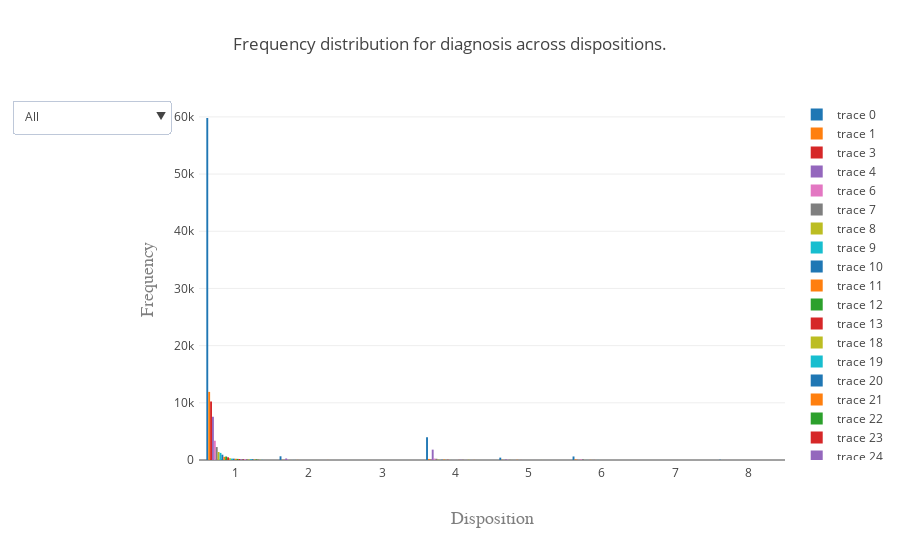

Write notebook code for a chart like this one.
### Markdown cell above
<b> Use the dropdown to select a diagnosis </b>

### Code cell
# Plot the dashboard
py.offline.iplot(fig, filename='update_dropdown')

### Figure 1 — Plotly figure (JSON) as saved in the notebook; plotly's stock layout.template omitted (floating-point values rounded to 4 significant figures)
{"data": [{"type": "bar", "x": [1, 2, 4, 5, 6, 8], "y": [59807, 651, 3979, 415, 619, 28]}, {"type": "bar", "x": [1, 2, 4, 5, 6], "y": [11910, 41, 185, 48, 123]}, {"type": "bar", "x": [], "y": []}, {"type": "bar", "x": [1, 2, 4, 5, 6], "y": [10248, 11, 43, 3, 21]}, {"type": "bar", "x": [1, 2, 4, 5, 6, 8], "y": [7561, 267, 1811, 88, 6, 2]}, {"type": "bar", "x": [], "y": []}, {"type": "bar", "x": [1, 2, 4, 5, 6, 8], "y": [3372, 39, 245, 31, 107, 13]}, {"type": "bar", "x": [1, 2, 4, 5, 6], "y": [2265, 15, 220, 32, 123]}, {"type": "bar", "x": [1, 2, 4, 5, 6], "y": [1399, 4, 70, 15, 7]}, {"type": "bar", "x": [1, 2, 4, 5, 6], "y": [1241, 8, 10, 1, 10]}, {"type": "bar", "x": [1, 2, 4, 5, 6], "y": [928, 8, 43, 6, 3]}, {"type": "bar", "x": [1, 2, 4, 5, 6, 8], "y": [554, 18, 88, 39, 24, 1]}, {"type": "bar", "x": [1, 4, 5, 6], "y": [612, 15, 2, 7]}, {"type": "bar", "x": [1, 2, 4, 5, 6], "y": [472, 1, 42, 7, 12]}, {"type": "bar", "x": [], "y": []}, {"type": "bar", "x": [], "y": []}, {"type": "bar", "x": [], "y": []}, {"type": "bar", "x": [], "y": []}, {"type": "bar", "x": [1, 2, 4, 5, 6], "y": [318, 4, 12, 1, 2]}, {"type": "bar", "x": [1, 2, 4, 5, 6], "y": [248, 3, 8, 2, 10]}, {"type": "bar", "x": [1, 2, 4, 5, 6], "y": [242, 2, 2, 1, 4]}, {"type": "bar", "x": [1, 2, 4, 6], "y": [217, 1, 1, 4]}, {"type": "bar", "x": [1, 4, 5, 6], "y": [195, 3, 1, 2]}, {"type": "bar", "x": [1, 2, 4], "y": [179, 2, 17]}, {"type": "bar", "x": [1, 4, 5], "y": [129, 59, 7]}, {"type": "bar", "x": [1, 2, 4, 6], "y": [159, 3, 28, 1]}, {"type": "bar", "x": [1, 2, 4, 5, 6, 8], "y": [147, 3, 13, 3, 3, 1]}, {"type": "bar", "x": [1, 2, 4, 6], "y": [153, 1, 5, 1]}, {"type": "bar", "x": [1, 2, 4, 5, 6], "y": [103, 1, 40, 9, 1]}, {"type": "bar", "x": [1, 4, 5, 6], "y": [142, 3, 1, 5]}, {"type": "bar", "x": [1, 2], "y": [146, 3]}, {"type": "bar", "x": [1, 2, 4, 5, 6], "y": [88, 12, 20, 3, 2]}, {"type": "bar", "x": [1, 4, 6], "y": [108, 1, 3]}, {"type": "bar", "x": [], "y": []}, {"type": "bar", "x": [], "y": []}, {"type": "bar", "x": [1, 2, 4, 5], "y": [58, 4, 1, 1]}, {"type": "bar", "x": [], "y": []}, {"type": "bar", "x": [], "y": []}, {"type": "bar", "x": [1, 4], "y": [29, 3]}, {"type": "bar", "x": [1], "y": [25]}, {"type": "bar", "x": [1, 4], "y": [17, 2]}], "layout": {"margin": {"b": 100, "l": 50, "pad": 4, "r": 50, "t": 100}, "showlegend": true, "title": "Frequency distribution for diagnosis across dispositions.", "updatemenus": [{"active": 0, "buttons": [{"args": [{"visible": [true, false, false, false, false, false, false, false, false, false, false, false, false, false, false, false, false, false, false, false, false, false, false, false, false, false, false, false, false, false, false, false, false, false, false, false, false, false, false, false, false]}, {"title": "Distribution of all diagnosis across dispositions"}], "label": "All", "method": "update"}, {"args": [{"visible": [false, true, false, false, false, false, false, false, false, false, false, false, false, false, false, false, false, false, false, false, false, false, false, false, false, false, false, false, false, false, false, false, false, false, false, false, false, false, false, false, false]}, {"title": "Distribution of Laceration across dispositions"}], "label": "Laceration", "method": "update"}, {"args": [{"visible": [false, false, true, false, false, false, false, false, false, false, false, false, false, false, false, false, false, false, false, false, false, false, false, false, false, false, false, false, false, false, false, false, false, false, false, false, false, false, false, false, false]}, {"title": "Distribution of Contusions, Abrasion across dispositions"}], "label": "Contusions, Abrasion", "method": "update"}, {"args": [{"visible": [false, false, false, true, false, false, false, false, false, false, false, false, false, false, false, false, false, false, false, false, false, false, false, false, false, false, false, false, false, false, false, false, false, false, false, false, false, false, false, false, false]}, {"title": "Distribution of Strain or Sprain across dispositions"}], "label": "Strain or Sprain", "method": "update"}, {"args": [{"visible": [false, false, false, false, true, false, false, false, false, false, false, false, false, false, false, false, false, false, false, false, false, false, false, false, false, false, false, false, false, false, false, false, false, false, false, false, false, false, false, false, false]}, {"title": "Distribution of Fracture across dispositions"}], "label": "Fracture", "method": "update"}, {"args": [{"visible": [false, false, false, false, false, true, false, false, false, false, false, false, false, false, false, false, false, false, false, false, false, false, false, false, false, false, false, false, false, false, false, false, false, false, false, false, false, false, false, false, false]}, {"title": "Distribution of Internal organ injur across dispositions"}], "label": "Internal organ injur", "method": "update"}, {"args": [{"visible": [false, false, false, false, false, false, true, false, false, false, false, false, false, false, false, false, false, false, false, false, false, false, false, false, false, false, false, false, false, false, false, false, false, false, false, false, false, false, false, false, false]}, {"title": "Distribution of Other/Not Stated across dispositions"}], "label": "Other/Not Stated", "method": "update"}, {"args": [{"visible": [false, false, false, false, false, false, false, true, false, false, false, false, false, false, false, false, false, false, false, false, false, false, false, false, false, false, false, false, false, false, false, false, false, false, false, false, false, false, false, false, false]}, {"title": "Distribution of PAIN across dispositions"}], "label": "PAIN", "method": "update"}, {"args": [{"visible": [false, false, false, false, false, false, false, false, true, false, false, false, false, false, false, false, false, false, false, false, false, false, false, false, false, false, false, false, false, false, false, false, false, false, false, false, false, false, false, false, false]}, {"title": "Distribution of Concussions across dispositions"}], "label": "Concussions", "method": "update"}, {"args": [{"visible": [false, false, false, false, false, false, false, false, false, true, false, false, false, false, false, false, false, false, false, false, false, false, false, false, false, false, false, false, false, false, false, false, false, false, false, false, false, false, false, false, false]}, {"title": "Distribution of Foreign body across dispositions"}], "label": "Foreign body", "method": "update"}, {"args": [{"visible": [false, false, false, false, false, false, false, false, false, false, true, false, false, false, false, false, false, false, false, false, false, false, false, false, false, false, false, false, false, false, false, false, false, false, false, false, false, false, false, false, false]}, {"title": "Distribution of Dislocation across dispositions"}], "label": "Dislocation", "method": "update"}, {"args": [{"visible": [false, false, false, false, false, false, false, false, false, false, false, true, false, false, false, false, false, false, false, false, false, false, false, false, false, false, false, false, false, false, false, false, false, false, false, false, false, false, false, false, false]}, {"title": "Distribution of Poisoning across dispositions"}], "label": "Poisoning", "method": "update"}, {"args": [{"visible": [false, false, false, false, false, false, false, false, false, false, false, false, true, false, false, false, false, false, false, false, false, false, false, false, false, false, false, false, false, false, false, false, false, false, false, false, false, false, false, false, false]}, {"title": "Distribution of Puncture across dispositions"}], "label": "Puncture", "method": "update"}, {"args": [{"visible": [false, false, false, false, false, false, false, false, false, false, false, false, false, true, false, false, false, false, false, false, false, false, false, false, false, false, false, false, false, false, false, false, false, false, false, false, false, false, false, false, false]}, {"title": "Distribution of Hematoma across dispositions"}], "label": "Hematoma", "method": "update"}, {"args": [{"visible": [false, false, false, false, false, false, false, false, false, false, false, false, false, false, true, false, false, false, false, false, false, false, false, false, false, false, false, false, false, false, false, false, false, false, false, false, false, false, false, false, false]}, {"title": "Distribution of Burns, thermal (from across dispositions"}], "label": "Burns, thermal (from", "method": "update"}, {"args": [{"visible": [false, false, false, false, false, false, false, false, false, false, false, false, false, false, false, true, false, false, false, false, false, false, false, false, false, false, false, false, false, false, false, false, false, false, false, false, false, false, false, false, false]}, {"title": "Distribution of Ingested foreign obj across dispositions"}], "label": "Ingested foreign obj", "method": "update"}, {"args": [{"visible": [false, false, false, false, false, false, false, false, false, false, false, false, false, false, false, false, true, false, false, false, false, false, false, false, false, false, false, false, false, false, false, false, false, false, false, false, false, false, false, false, false]}, {"title": "Distribution of Dermatitis, Conjunct across dispositions"}], "label": "Dermatitis, Conjunct", "method": "update"}, {"args": [{"visible": [false, false, false, false, false, false, false, false, false, false, false, false, false, false, false, false, false, true, false, false, false, false, false, false, false, false, false, false, false, false, false, false, false, false, false, false, false, false, false, false, false]}, {"title": "Distribution of Burns, scald (from h across dispositions"}], "label": "Burns, scald (from h", "method": "update"}, {"args": [{"visible": [false, false, false, false, false, false, false, false, false, false, false, false, false, false, false, false, false, false, true, false, false, false, false, false, false, false, false, false, false, false, false, false, false, false, false, false, false, false, false, false, false]}, {"title": "Distribution of Avulsion across dispositions"}], "label": "Avulsion", "method": "update"}, {"args": [{"visible": [false, false, false, false, false, false, false, false, false, false, false, false, false, false, false, false, false, false, false, true, false, false, false, false, false, false, false, false, false, false, false, false, false, false, false, false, false, false, false, false, false]}, {"title": "Distribution of BACK PAIN across dispositions"}], "label": "BACK PAIN", "method": "update"}, {"args": [{"visible": [false, false, false, false, false, false, false, false, false, false, false, false, false, false, false, false, false, false, false, false, true, false, false, false, false, false, false, false, false, false, false, false, false, false, false, false, false, false, false, false, false]}, {"title": "Distribution of Dental injury across dispositions"}], "label": "Dental injury", "method": "update"}, {"args": [{"visible": [false, false, false, false, false, false, false, false, false, false, false, false, false, false, false, false, false, false, false, false, false, true, false, false, false, false, false, false, false, false, false, false, false, false, false, false, false, false, false, false, false]}, {"title": "Distribution of INJURY across dispositions"}], "label": "INJURY", "method": "update"}, {"args": [{"visible": [false, false, false, false, false, false, false, false, false, false, false, false, false, false, false, false, false, false, false, false, false, false, true, false, false, false, false, false, false, false, false, false, false, false, false, false, false, false, false, false, false]}, {"title": "Distribution of LOW BACK PAIN across dispositions"}], "label": "LOW BACK PAIN", "method": "update"}, {"args": [{"visible": [false, false, false, false, false, false, false, false, false, false, false, false, false, false, false, false, false, false, false, false, false, false, false, true, false, false, false, false, false, false, false, false, false, false, false, false, false, false, false, false, false]}, {"title": "Distribution of Nerve damage across dispositions"}], "label": "Nerve damage", "method": "update"}, {"args": [{"visible": [false, false, false, false, false, false, false, false, false, false, false, false, false, false, false, false, false, false, false, false, false, false, false, false, true, false, false, false, false, false, false, false, false, false, false, false, false, false, false, false, false]}, {"title": "Distribution of CHEST PAIN across dispositions"}], "label": "CHEST PAIN", "method": "update"}, {"args": [{"visible": [false, false, false, false, false, false, false, false, false, false, false, false, false, false, false, false, false, false, false, false, false, false, false, false, false, true, false, false, false, false, false, false, false, false, false, false, false, false, false, false, false]}, {"title": "Distribution of CELLULITIS across dispositions"}], "label": "CELLULITIS", "method": "update"}, {"args": [{"visible": [false, false, false, false, false, false, false, false, false, false, false, false, false, false, false, false, false, false, false, false, false, false, false, false, false, false, true, false, false, false, false, false, false, false, false, false, false, false, false, false, false]}, {"title": "Distribution of Anoxia across dispositions"}], "label": "Anoxia", "method": "update"}, {"args": [{"visible": [false, false, false, false, false, false, false, false, false, false, false, false, false, false, false, false, false, false, false, false, false, false, false, false, false, false, false, true, false, false, false, false, false, false, false, false, false, false, false, false, false]}, {"title": "Distribution of TRAUMA across dispositions"}], "label": "TRAUMA", "method": "update"}, {"args": [{"visible": [false, false, false, false, false, false, false, false, false, false, false, false, false, false, false, false, false, false, false, false, false, false, false, false, false, false, false, false, true, false, false, false, false, false, false, false, false, false, false, false, false]}, {"title": "Distribution of SYNCOPE across dispositions"}], "label": "SYNCOPE", "method": "update"}, {"args": [{"visible": [false, false, false, false, false, false, false, false, false, false, false, false, false, false, false, false, false, false, false, false, false, false, false, false, false, false, false, false, false, true, false, false, false, false, false, false, false, false, false, false, false]}, {"title": "Distribution of KNEE PAIN across dispositions"}], "label": "KNEE PAIN", "method": "update"}, {"args": [{"visible": [false, false, false, false, false, false, false, false, false, false, false, false, false, false, false, false, false, false, false, false, false, false, false, false, false, false, false, false, false, false, true, false, false, false, false, false, false, false, false, false, false]}, {"title": "Distribution of Crushing across dispositions"}], "label": "Crushing", "method": "update"}, {"args": [{"visible": [false, false, false, false, false, false, false, false, false, false, false, false, false, false, false, false, false, false, false, false, false, false, false, false, false, false, false, false, false, false, false, true, false, false, false, false, false, false, false, false, false]}, {"title": "Distribution of Amputation across dispositions"}], "label": "Amputation", "method": "update"}, {"args": [{"visible": [false, false, false, false, false, false, false, false, false, false, false, false, false, false, false, false, false, false, false, false, false, false, false, false, false, false, false, false, false, false, false, false, true, false, false, false, false, false, false, false, false]}, {"title": "Distribution of SHOULDER PAIN across dispositions"}], "label": "SHOULDER PAIN", "method": "update"}, {"args": [{"visible": [false, false, false, false, false, false, false, false, false, false, false, false, false, false, false, false, false, false, false, false, false, false, false, false, false, false, false, false, false, false, false, false, false, true, false, false, false, false, false, false, false]}, {"title": "Distribution of Burns, chemical (cau across dispositions"}], "label": "Burns, chemical (cau", "method": "update"}, {"args": [{"visible": [false, false, false, false, false, false, false, false, false, false, false, false, false, false, false, false, false, false, false, false, false, false, false, false, false, false, false, false, false, false, false, false, false, false, true, false, false, false, false, false, false]}, {"title": "Distribution of Aspirated foreign ob across dispositions"}], "label": "Aspirated foreign ob", "method": "update"}, {"args": [{"visible": [false, false, false, false, false, false, false, false, false, false, false, false, false, false, false, false, false, false, false, false, false, false, false, false, false, false, false, false, false, false, false, false, false, false, false, true, false, false, false, false, false]}, {"title": "Distribution of Hemorrhage across dispositions"}], "label": "Hemorrhage", "method": "update"}, {"args": [{"visible": [false, false, false, false, false, false, false, false, false, false, false, false, false, false, false, false, false, false, false, false, false, false, false, false, false, false, false, false, false, false, false, false, false, false, false, false, true, false, false, false, false]}, {"title": "Distribution of Submersion (includin across dispositions"}], "label": "Submersion (includin", "method": "update"}, {"args": [{"visible": [false, false, false, false, false, false, false, false, false, false, false, false, false, false, false, false, false, false, false, false, false, false, false, false, false, false, false, false, false, false, false, false, false, false, false, false, false, true, false, false, false]}, {"title": "Distribution of Burns, radiation (in across dispositions"}], "label": "Burns, radiation (in", "method": "update"}, {"args": [{"visible": [false, false, false, false, false, false, false, false, false, false, false, false, false, false, false, false, false, false, false, false, false, false, false, false, false, false, false, false, false, false, false, false, false, false, false, false, false, false, true, false, false]}, {"title": "Distribution of Electric shock across dispositions"}], "label": "Electric shock", "method": "update"}, {"args": [{"visible": [false, false, false, false, false, false, false, false, false, false, false, false, false, false, false, false, false, false, false, false, false, false, false, false, false, false, false, false, false, false, false, false, false, false, false, false, false, false, false, true, false]}, {"title": "Distribution of Burns, electrical across dispositions"}], "label": "Burns, electrical", "method": "update"}, {"args": [{"visible": [false, false, false, false, false, false, false, false, false, false, false, false, false, false, false, false, false, false, false, false, false, false, false, false, false, false, false, false, false, false, false, false, false, false, false, false, false, false, false, false, true]}, {"title": "Distribution of Burns, not specified across dispositions"}], "label": "Burns, not specified", "method": "update"}]}], "xaxis": {"title": "Disposition", "titlefont": {"color": "#7f7f7f", "family": "Courier New, monospace", "size": 18}}, "yaxis": {"title": "Frequency", "titlefont": {"color": "#7f7f7f", "family": "Courier New, monospace", "size": 18}}}}
